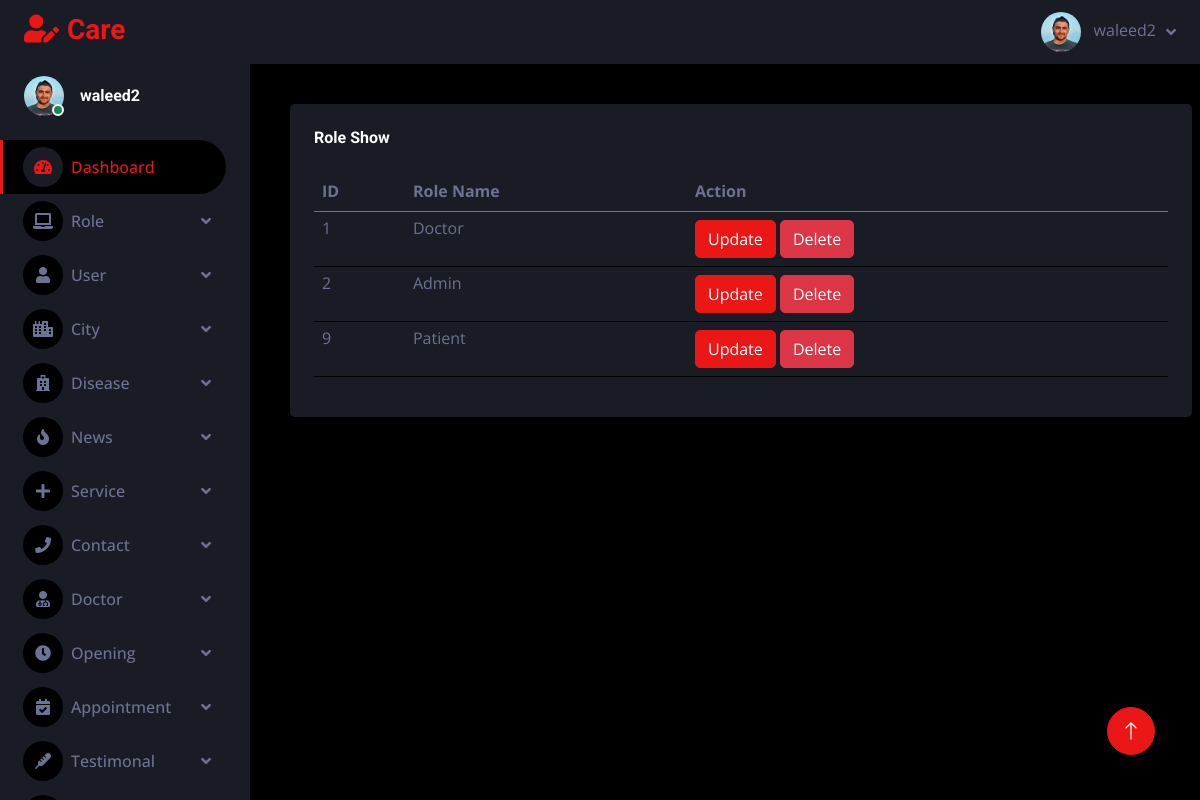
/adminpanel/roleshow.php (signed in), run on the app's committed database.
### tables this page shows
CREATE TABLE `role` (
  `role_id` int(11) NOT NULL,
  `role_name` varchar(255) NOT NULL
);

### adminpanel/roleshow.php (the view)
<?php
include "header.php";
?>
  <div class="container-fluid pt-4 px-4">
                    <div class=" mt-3 mb-3 mx-3  table table-dark table-striped">
                        <div class="bg-secondary rounded h-100 p-4">
                            <h6 class="mb-4">Role Show</h6>
                                <table class="table">
                                <thead>
                                 <tr>
                                    <th> ID </th>
                                    <th> Role Name</th>
                                    <th> Action </th>
                                 </tr>
                                </thead>
                                <tbody>
                        <?php
                        require "connection.php";
                        $qry = "SELECT * FROM `role`";
                        $res = mysqli_query($conn, $qry);
                        while ($row =mysqli_fetch_assoc($res)){
                          ?>
                        <tr>
                          <td class="py-1"><?php echo $row['role_id'] ?></td>
                          <td class="py-1"><?php echo $row['role_name'] ?></td>
                          <td>
                          <a href="roleupdate.php?updid=<?php echo $row['role_id'] ?>">
                          <button type="button" class="btn btn-primary btn-rounded btn-fw">Update</button>
                          <a href="roledelete.php?dltid=<?php echo $row['role_id']?>">
                          <button type="button" class="btn btn-danger btn-rounded btn-fw">Delete</button>
                        </td>
                        </tr>
                        <?php } ?>
                      </tbody>
                                </table>
                            </div>
                    </div>
                        </div>
<?php
include "footer.php";
?>

### adminpanel/css/style.css (style rules this page uses)
:root { --primary: #EB1616; --secondary: #191C24; --light: #6C7293; --dark: #000000; }
.btn { transition: .5s; }

### data on the page
role: role_id "1", role_name "Doctor"
role: role_id "2", role_name "Admin"
role: role_id "9", role_name "Patient"

### other printed values
$_SESSION['name'] "waleed2"
